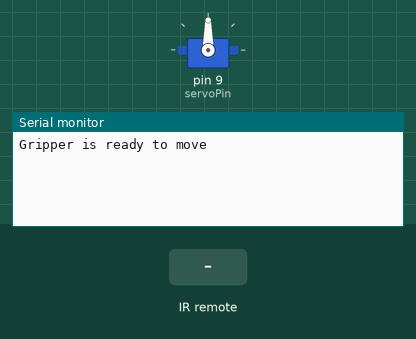
This sketch was run on a simulated Arduino Uno, built with avr-gcc and run on an emulated ATmega328P. On the bench: servo, the last lines printed to the serial monitor. The test bench sets the inputs (shaded band).

Above: at 1.2 s.
1.3 s: infrared code 0x40 received
At 2.5 s:
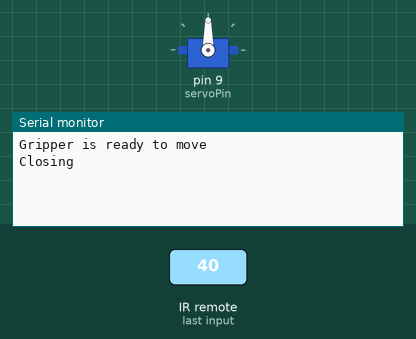
2.8 s: infrared code 0x43 received
At 3.7 s:
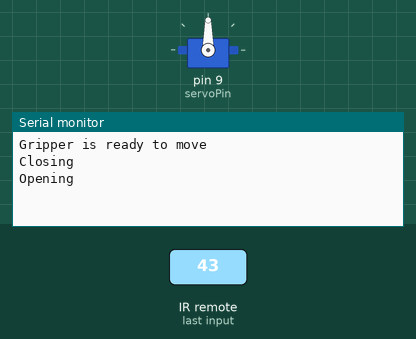

The sketch:

remoteControlGripping.ino
```cpp
#include <IRremote.h>
#include <Servo.h>

#define irpin 3
#define servoPin 9

// IR button codes
#define closeButton 0x40  // Clockwise to close
#define openButton  0x43  // Counterclockwise to open

Servo gripper;

int currentAngle = 90;           // Start centered
int lastCommand = -1;            // Track last command code
unsigned long lastPressTime = 0; // Track how long button is held
const int stepDelay = 100;       // How often to move (ms)
const int stepSize = 1;          // Move angle by 1° per step

void setup() {
  Serial.begin(9600);
  IrReceiver.begin(irpin, ENABLE_LED_FEEDBACK);

  gripper.attach(servoPin);
  gripper.write(currentAngle);

// ready command
  Serial.println("Gripper is ready to move ");
}

void loop() {
  if (IrReceiver.decode()) {
    uint8_t cmd = IrReceiver.decodedIRData.command;

    // Reset press tracking when new button is pressed
    if (cmd != lastCommand) {
      lastPressTime = millis();
      lastCommand = cmd;
    }

    // Handle OPEN
    if (cmd == openButton) {
      Serial.println("Opening");
      if (millis() - lastPressTime >= stepDelay) {
        currentAngle -= stepSize;
        currentAngle = constrain(currentAngle, 0, 180);
        gripper.write(currentAngle);
        lastPressTime = millis();
      //  Serial.print("Angle: ");
      //  Serial.println(currentAngle);
      }
    }

    // Handle CLOSE
    else if (cmd == closeButton) {
      Serial.println("Closing");
      if (millis() - lastPressTime >= stepDelay) {
        currentAngle += stepSize;
        currentAngle = constrain(currentAngle, 0, 180);
        gripper.write(currentAngle);
        lastPressTime = millis();
  //      Serial.print("Angle: ");
  //      Serial.println(currentAngle);
      }
    }

    IrReceiver.resume();  // Ready for next
  }
}
```

Measured:
- after the input at 1.3 s, the serial monitor: prints a new line at once (image 1)
- after the input at 2.8 s, the serial monitor: prints a new line at once (image 2)
